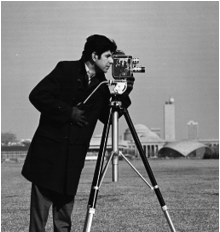
#> input picture cameraman.PNG, 220 x 232 px
$ python Sub.py
#> lines starting #> are read from the running program, lines starting #| are printed output that depends on the picture
import cv2
import numpy as np
from PIL import Image
def Subtraction (path,constant):
#> called with path = 'cameraman.PNG', constant = 80
    img = cv2.imread(path)
#> img is the input picture: shape (232, 220, 3); min 0, max 255, mean 120.6
    if img is None:
        raise ValueError("Image not found or path is incorrect")

    img = img.astype(np.int32)  # prevent overflow
    add_img =np.clip( img - constant,0,255).astype(np.uint8)
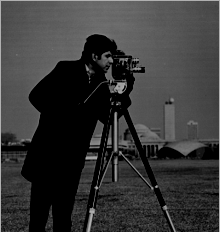
#> add_img: shape (232, 220, 3); min 0, max 175, mean 55.2
    add_img_rgb = cv2.cvtColor(add_img,cv2.COLOR_BGR2RGB)

    return Image.fromarray(add_img_rgb)
result = Subtraction("cameraman.PNG",80)
# [9 lines of commented-out code are left out]

$ run again, with segmentation.PNG copied over cameraman.PNG
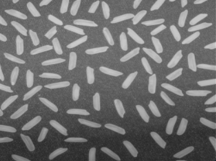
#> input picture segmentation.PNG, 216 x 161 px
#> in Subtraction, img is the input picture: shape (161, 216, 3); mean B, G, R 110.8, 110.8, 110.8
#> in Subtraction, `add_img =np.clip( img - constant,0,255).astype(np.uint8)`:
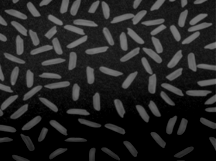
#> add_img: shape (161, 216, 3); mean B, G, R 35.4, 35.4, 35.4
